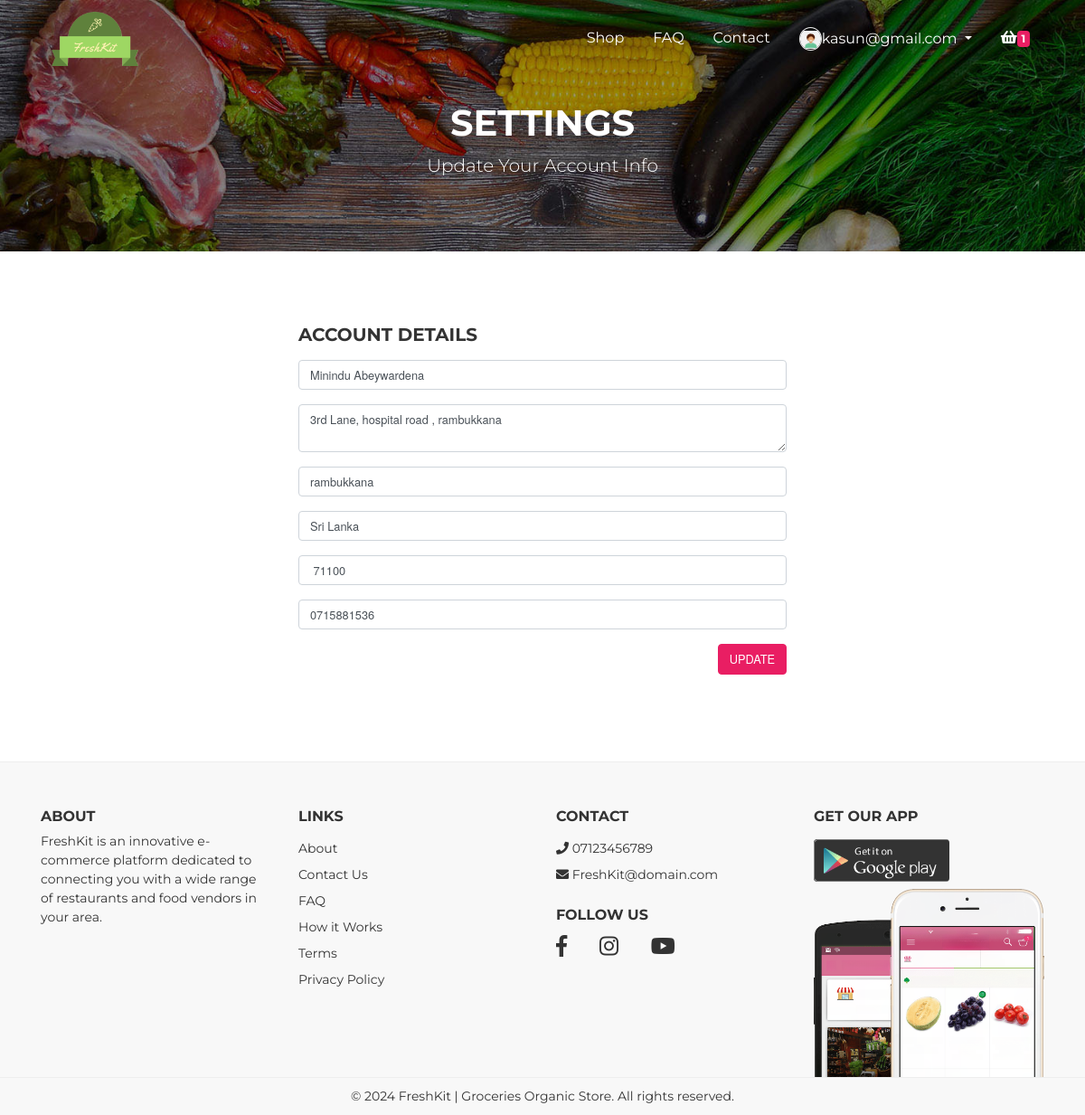
Page /users/setting.php?id=1 (signed in) on the committed database.
### tables this page shows
CREATE TABLE `users` (
  `id` int(3) NOT NULL,
  `fullname` varchar(200) NOT NULL,
  `email` varchar(200) NOT NULL,
  `username` varchar(200) NOT NULL,
  `mypassword` varchar(200) NOT NULL,
  `image` varchar(200) NOT NULL,
  `address` varchar(200) NOT NULL,
  `city` varchar(200) NOT NULL,
  `country` varchar(200) NOT NULL,
  `zip_code` varchar(10) NOT NULL,
  `phone_number` varchar(10) NOT NULL,
  `created_at` timestamp NOT NULL DEFAULT current_timestamp()
);

### users/setting.php (the view, shortened to what this page needs)
<?php require "../includes/header.php"; ?>
<?php require "../config/config.php"; ?>
<?php
    if(isset($_GET['id'])){
        $id = $_GET['id'];
        $select = $conn->query("SELECT * FROM users WHERE id='$id'");
        $select->execute();
        $users = $select->fetch(PDO::FETCH_OBJ);
}
else{
echo "<script>
window.location.href = '".APPURL."/404.php';
</script>";
}
?>
<div id="page-content" class="page-content">
    <div class="banner">
        <div class="jumbotron jumbotron-bg text-center rounded-0"
            style="background-image: url('<?php echo APPURL; ?>/assets/img/bg-header.jpg');">
            <div class="container">
                <h1 class="pt-5">
                    Settings
                </h1>
                <p class="lead">
                    Update Your Account Info
                </p>
            </div>
        </div>
    </div>
    <section id="checkout">
        <div class="container">
            <div class="row justify-content-center">
                <div class="col-xs-12 col-sm-6">
                    <h5 class="mb-3">ACCOUNT DETAILS</h5>
                    <form action="setting.php?id=<?php echo $id; ?>" method="POST" class="bill-detail">
                        <fieldset>
                            <div class="form-group row">
                                <div class="col">
                                    <input class="form-control" placeholder="Full Name" name="fullname"
                                        value="<?php echo $users->fullname ; ?>" type="text">
                                </div>
                            </div>
                            <div class="form-group">
                                <textarea class="form-control" placeholder="Address"
                                    name="address"><?php echo $users->address ; ?></textarea>
                            </div>
                            <div class="form-group">
                                <input class="form-control" placeholder="Town / City" type="text" name="city"
                                    value="<?php echo $users->city ; ?>">
                            </div>
                            <div class="form-group">
                                <input class="form-control" placeholder="State / Country" type="text" name="country"
                                    value="<?php echo $users->country ; ?>">
                            </div>
                            <div class="form-group">
                                <input class="form-control" placeholder="Postcode / Zip" type="text" name="zip_code"
                                    value="<?php echo $users->zip_code ; ?>">
                            </div>
                            <div class="form-group">
                                <input class="form-control" placeholder="Phone Number" type="tel" name="phone_number"
                                    value="<?php echo $users->phone_number ; ?>">
                            </div>
                            <div class="form-group text-right">
                                <button type="submit" name="submit" class="btn btn-primary">UPDATE</button>
                        </fieldset>
                    </form>
                </div>
            </div>
        </div>
    </section>
</div>
<?php require "../includes/footer.php"; ?>

### assets/packages/o2system-ui/o2system-ui.css (style rules this page uses)
body { color:#333;font-size:14px;font-family:"Oxygen", "Helvetica Neue", Arial, sans-serif }
button,input,optgroup,select,textarea { font-family:"Oxygen", "Helvetica Neue", Arial, sans-serif }
input,select,.btn,.form-control,.dropdown-menu,.input-group-text { font-size:0.8rem }
.btn-primary { color:#FFF;background-color:#3783b5;border-color:#3783b5 }
.jumbotron { padding:4rem }
.jumbotron.jumbotron-bg { background-size:cover;color:#FFF }

### assets/css/theme.css (style rules this page uses)
body { color: #333333; font-size: 14px; font-family: "Montserrat", "Helvetica Neue", Arial, sans-serif; background: #fff; }
h1, h2, h3, h4, h5, h6 { text-transform: uppercase !important; font-weight: 700 !important; }
.btn-primary { background: #E91E63; border-color: #E91E63; }
section { padding: 80px 0; }
.banner .jumbotron { margin-bottom: 0; }
.banner .jumbotron .container { position: relative; z-index: 5; }

### rows in the picture
users: fullname "Minindu Abeywardena", address "3rd Lane, hospital road , rambukkana", city "rambukkana", country "Sri Lanka", zip_code "71100", phone_number "0715881536"

### other values in the picture
$_SESSION['username'] "kasun@gmail.com"
$num->num_products "1"
